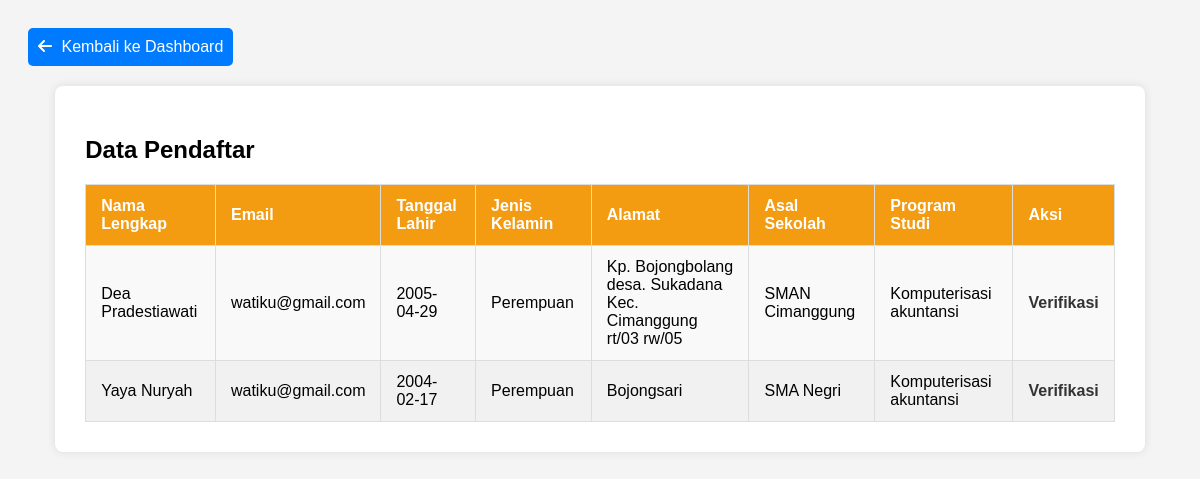
The app's page /data_pendaftar.php (signed in) with its own data.
### tables this page shows
CREATE TABLE `pendaftar` (
  `id_pendaftaran` int(11) NOT NULL,
  `nama_lengkap` varchar(255) NOT NULL,
  `username` varchar(50) NOT NULL,
  `user_id` int(11) NOT NULL,
  `email` varchar(255) NOT NULL,
  `tempat_lahir` varchar(100) DEFAULT NULL,
  `tanggal_lahir` date DEFAULT NULL,
  `jenis_kelamin` varchar(20) DEFAULT NULL,
  `alamat` text DEFAULT NULL,
  `jenis_sekolah` varchar(255) NOT NULL,
  `prodi_pilihan` varchar(255) NOT NULL,
  `berkas_ijazah` varchar(255) DEFAULT NULL,
  `berkas_kk` varchar(255) DEFAULT NULL,
  `berkas_foto` varchar(255) DEFAULT NULL,
  `status` enum('belum','diterima','ditolak') DEFAULT 'belum',
  `verifikasi_ijazah` tinyint(1) DEFAULT 0,
  `verifikasi_kk` tinyint(1) DEFAULT 0,
  `verifikasi_foto` tinyint(1) DEFAULT 0,
  `status_verifikasi` varchar(50) DEFAULT 'Belum Terverifikasi',
  `kecamatan` varchar(255) NOT NULL
);

CREATE TABLE `program_studi` (
  `id` int(11) NOT NULL,
  `nama_prodi` varchar(255) NOT NULL
);

### data_pendaftar.php (the view, shortened to what this page needs)
<?php
$conn = new mysqli("localhost", "root", "", "db_dey");
$sql = "SELECT p.id_pendaftaran, p.nama_lengkap, p.email, p.tanggal_lahir, p.jenis_kelamin, p.alamat, p.jenis_sekolah, ps.nama_prodi
        FROM pendaftar p
        JOIN program_studi ps ON p.prodi_pilihan = ps.id";
$result = $conn->query($sql);
?>
<!DOCTYPE html>
<html lang="id">
<head>
    <link rel="stylesheet" href="https://cdnjs.cloudflare.com/ajax/libs/font-awesome/6.0.0-beta3/css/all.min.css">
</head>
<body>
    <a href="dashboard.php" class="btn-back"><i class="fas fa-arrow-left"></i> Kembali ke Dashboard</a>
    <div class="container">
        <h2>Data Pendaftar</h2>
        <table>
            <thead>
                <tr>
                    <th>Nama Lengkap</th>
                    <th>Email</th>
                    <th>Tanggal Lahir</th>
                    <th>Jenis Kelamin</th>
                    <th>Alamat</th>
                    <th>Asal Sekolah</th>
                    <th>Program Studi</th>
                    <th>Aksi</th>
                </tr>
            </thead>
            <tbody>
                <?php while ($row = $result->fetch_assoc()): ?>
                    <tr>
                        <td><?= htmlspecialchars($row['nama_lengkap']) ?></td>
                        <td><?= htmlspecialchars($row['email']) ?></td>
                        <td><?= htmlspecialchars($row['tanggal_lahir']) ?></td>
                        <td><?= htmlspecialchars($row['jenis_kelamin']) ?></td>
                        <td><?= htmlspecialchars($row['alamat']) ?></td>
                        <td><?= htmlspecialchars($row['jenis_sekolah']) ?></td>
                        <td><?= htmlspecialchars($row['nama_prodi']) ?></td>
                        <td class="action-links">
                            <a href="verifikasi.php?id=<?= $row['id_pendaftaran'] ?>">Verifikasi</a>
                        </td>
                    </tr>
                <?php endwhile; ?>
            </tbody>
        </table>
    </div>
</body>
</html>

### data_pendaftar.php (style rules this page uses)
body { font-family: Arial, sans-serif; background: #f4f4f4; padding: 20px; }
.container { background: white; padding: 30px; border-radius: 8px; width: 90%; margin: auto; box-shadow: 0 0 10px rgba(0,0,0,0.1); }
table { width: 100%; border-collapse: collapse; margin-top: 20px; }
table, th, td { border: 1px solid #ddd; }
th, td { padding: 12px 15px; text-align: left; }
th { background-color: #f39c12; color: white; }
td { background-color: #f9f9f9; }
tr:nth-child(even) td { background-color: #f1f1f1; }
.action-links a { text-decoration: none; color: #333; font-weight: bold; }
.btn-back { background-color: #007bff; color: white; padding: 10px; text-decoration: none; display: inline-block; margin-bottom: 20px; border-radius: 5px; }
.btn-back i { margin-right: 5px; }

### records on screen
pendaftar: nama_lengkap "Dea Pradestiawati", email "watiku@gmail.com", tanggal_lahir "2005-04-29", jenis_kelamin "Perempuan", alamat "Kp. Bojongbolang desa. Sukadana Kec. Cimanggung rt/03 rw/05", jenis_sekolah "SMAN Cimanggung", program_studi.nama_prodi "Komputerisasi akuntansi"
pendaftar: nama_lengkap "Yaya Nuryah", email "watiku@gmail.com", tanggal_lahir "2004-02-17", jenis_kelamin "Perempuan", alamat "Bojongsari", jenis_sekolah "SMA Negri", program_studi.nama_prodi "Komputerisasi akuntansi"
